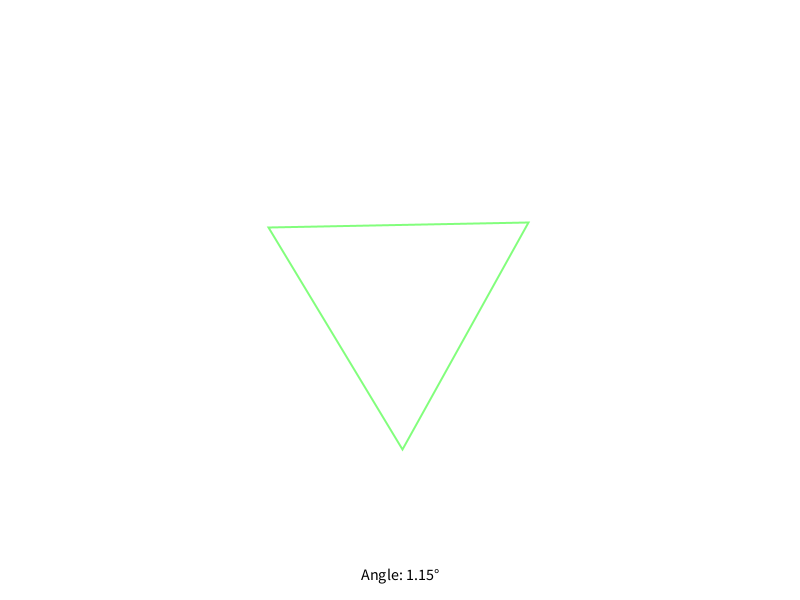
Frame 1 (no input)
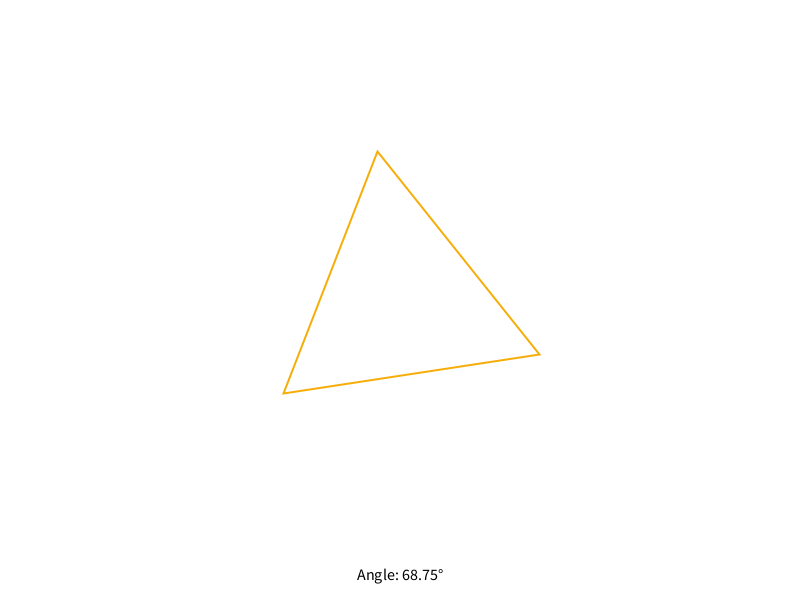
Frame 60 (the mouse pressed at the canvas centre just before this capture)
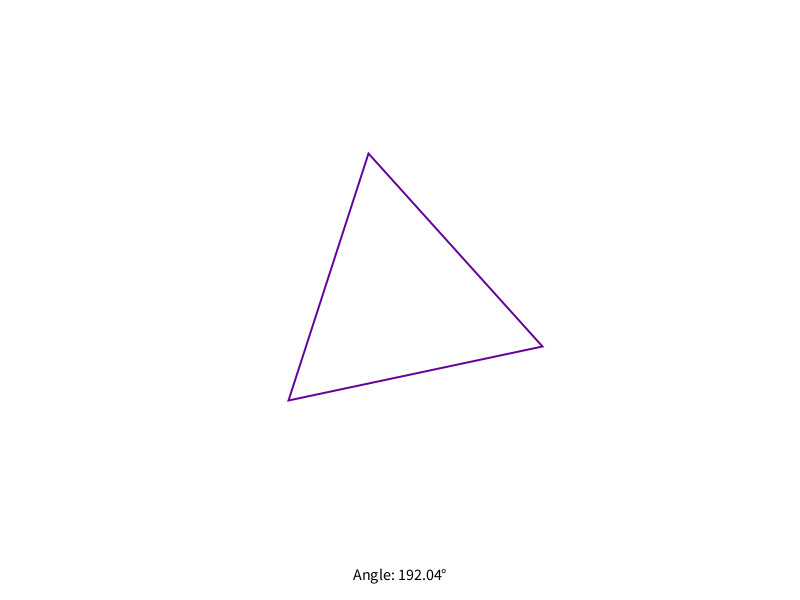
Frame 120 (the mouse held since frame 60 and released just before this capture)

The Processing sketch that drew these frames (run headless with seeded random() and noise(); from frame 60 on, the mouse is pressed at the canvas centre):

// Processing sketch: mediatutorial_2_1
// ── mediatutorial_2_1.pde
float offsetX;
float offsetY;
float angle = 0;
float speed = 0.02;
float radius = 150;

void setup() {
    size(800, 600);
    background(255);
    offsetX = width / 2;
    offsetY = height / 2;
}

void draw() {
    background(255);
    
    // Update angle for animation
    angle += speed;
    
    // Calculate dynamic vertex positions
    float x1 = offsetX + radius * sin(angle);
    float y1 = offsetY + radius * cos(angle);
    
    float x2 = offsetX + radius * sin(angle + TWO_PI / 3);
    float y2 = offsetY + radius * cos(angle + TWO_PI / 3);
    
    float x3 = offsetX + radius * sin(angle + TWO_PI / 1.5);
    float y3 = offsetY + radius * cos(angle + TWO_PI / 1.5);
    
    // Change stroke color based on angle
    float red = map(sin(angle), -1, 1, 0, 255);
    float green = map(cos(angle), -1, 1, 0, 255);
    stroke(red, green, 255 - red);
    
    noFill(); // Disable filling shapes
    strokeWeight(2); // Set stroke weight
    
    // Draw the animated shape
    beginShape();
    vertex(x1, y1);
    vertex(x2, y2);
    vertex(x3, y3);
    endShape(CLOSE); // Draw a complex shape

    // Display dynamic information
    fill(0);
    textSize(16);
    textAlign(CENTER);
    text("Angle: " + nf(degrees(angle), 0, 2) + "°", width / 2, height - 20);
}

void mousePressed() {
    // Change the animation speed when the mouse is pressed
    speed = random(0.01, 0.05);
}
